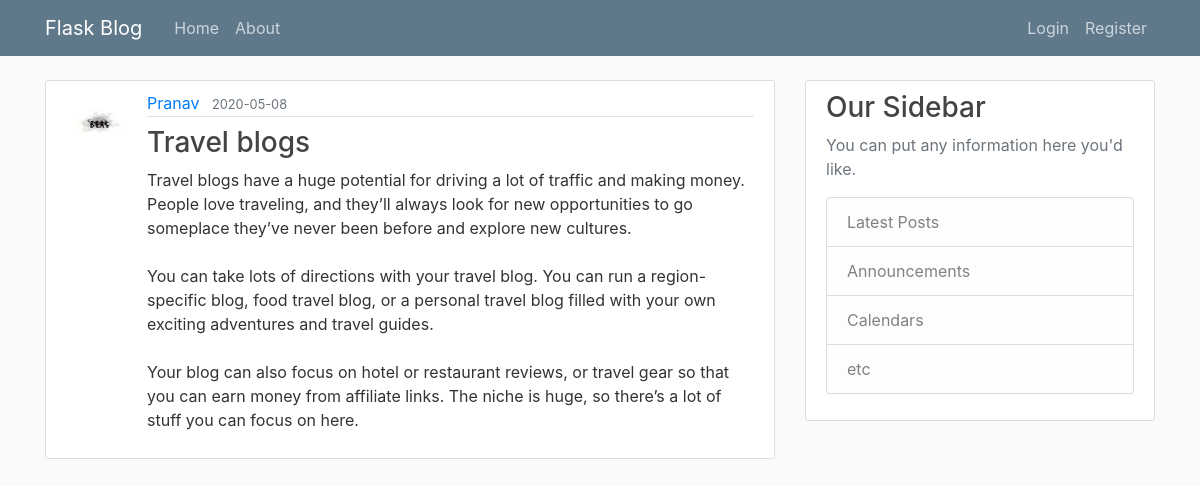
Screenshot of /post/2 with the database file from the repository.
### flaskblog/models.py (models this page shows, shortened)
class User(db.Model,UserMixin):
    id=db.Column(db.Integer,primary_key=True)
    username=db.Column(db.String(20),unique=True,nullable=False)
    email=db.Column(db.String(120),unique=True,nullable=False)
    image_file=db.Column(db.String(20),nullable=False,default='default.jpg')
    password=db.Column(db.String(60),nullable=False)
    posts=db.relationship('Post',backref='author',lazy=True)

class Post(db.Model):
    id=db.Column(db.Integer,primary_key=True)
    title=db.Column(db.String(100),nullable=False)
    date_posted=db.Column(db.DateTime,nullable=False,default=datetime.utcnow)
    content=db.Column(db.Text,nullable=False)
    user_id=db.Column(db.Integer,db.ForeignKey('user.id'),nullable=False)

### flaskblog/posts/routes.py (the view)
@posts.route("/post/<int:post_id>")
def post(post_id):
    post =Post.query.get_or_404(post_id)
    return render_template('post.html',title=post.title,post=post)

### flaskblog/templates/post.html (shortened to what this page needs)
{% extends "layout.html" %}
{% block content %}
    <article class="media content-section">
      <img class="rounded-circle article-img" src="{{ url_for('static', filename='profile/'+post.author.image_file)}}">
      <div class="media-body">
        <div class="article-metadata">
       <a class="mr-2" href="{{url_for('users.user_post',username=post.author.username)}}">{{ post.author.username}}</a>
       <small class="text-muted">{{ post.date_posted.strftime('%Y-%m-%d')}}</small>
        </div>
        <div class="first">
      <h3 class="article-title">{{ post.title }}</h3>
      <p class="article-content">{{ post.content }}</p>
      </div>
      </div>
    </article>
{% endblock content %}

### flaskblog/static/ui.css (style rules this page uses)
body { background: #fafafa; color: #333333; margin-top: 5rem; }
h1, h2, h3, h4, h5, h6 { color: #444444; }
.content-section { background: #ffffff; padding: 10px 20px; border: 1px solid #dddddd; border-radius: 3px; margin-bottom: 20px; }
.first { float:left; }
.article-title { margin-top: 5px; color: #444444; }
.article-content { white-space: pre-line; }
.article-img { height: 65px; width: 65px; margin-right: 16px; }
.article-metadata { padding-bottom: 1px; margin-bottom: 4px; border-bottom: 1px solid #e3e3e3 }

### rows the page displays
User: image_file (picture), author.username "Pranav"
Post: date_posted "2020-05-08", title "Travel blogs", content "Travel blogs have a huge potential for driving a lot of traffic and making money. People love traveling, and they’ll always look for new opportunities to go someplace they’ve never been before and explore new cultures. You can take lots of directions with your travel blog. You can run a region-specific blog, food travel blog, or a personal travel blog filled with your own exciting adventures and travel guides. Your blog can also focus on hotel or restaurant reviews, or travel gear so that you can earn money from affiliate links. The niche is huge, so there’s a lot of stuff you can focus on here."
